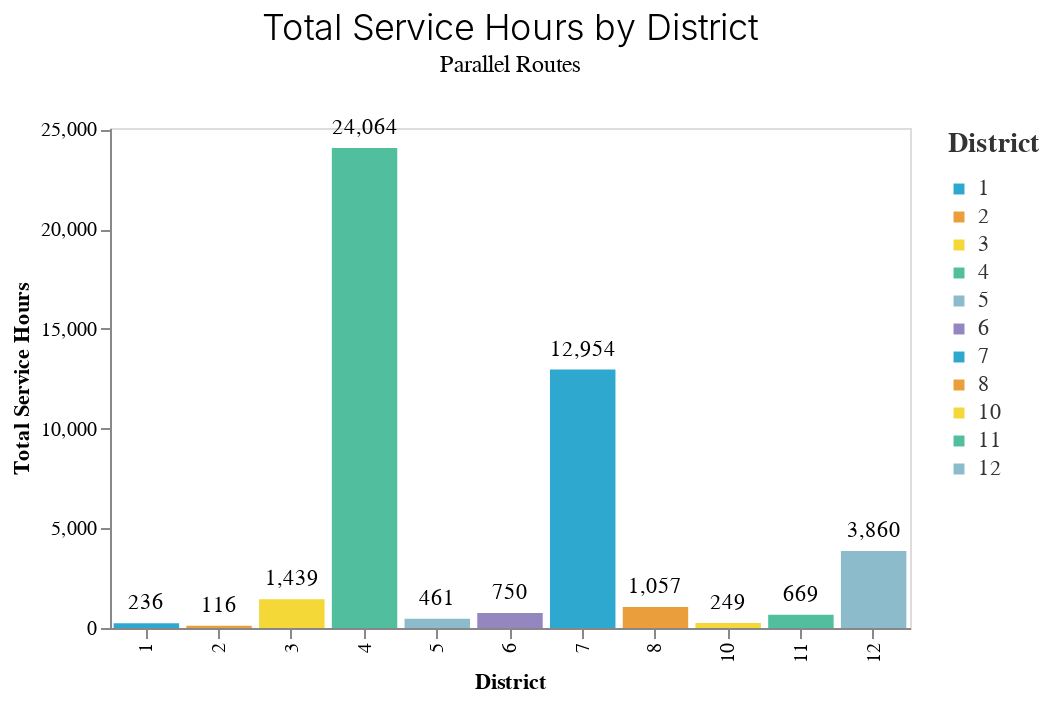
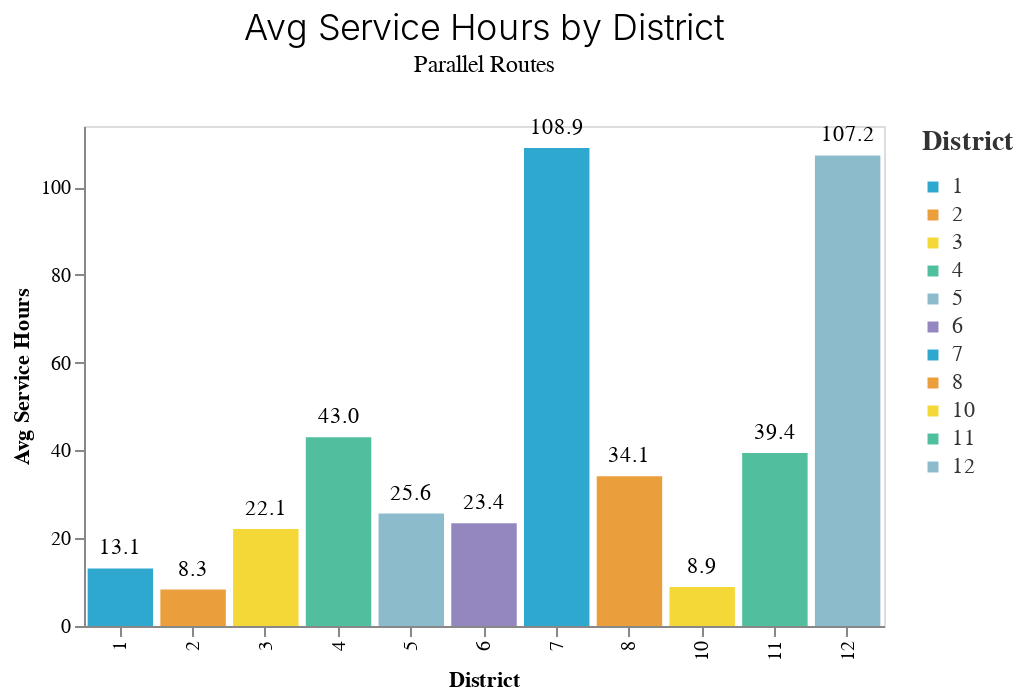

Notebook source saved alongside these figures, in order:
### Code cell
metrics = [
    "total_service_hours", 
    "avg_service_hours"
]

for m in metrics:
    make_bar(by_district, m)

### Figure 1 — Vega-Lite specification as saved in the notebook (floating-point values rounded to 4 significant figures)
{"config": {"view": {"continuousWidth": 400, "continuousHeight": 300}, "axis": {"grid": false}, "axisBand": {"grid": false}, "background": "white", "font": "Raleway", "header": {"labelFont": "Nunito Sans", "titleFont": "Raleway"}, "legend": {"labelColor": "#333", "labelFont": "Nunito Sans", "labelFontSize": 11, "labelLimit": 0, "padding": 1, "symbolSize": 30, "symbolType": "square", "titleColor": "#333", "titleFont": "Raleway", "titleFontSize": 14, "titlePadding": 10}, "title": {"anchor": "middle", "font": "Raleway", "fontSize": 18, "fontWeight": 300, "offset": 20}}, "layer": [{"mark": "bar", "encoding": {"color": {"field": "District", "scale": {"range": ["#2EA8CE", "#EB9F3C", "#F4D837", "#51BF9D", "#8CBCCB", "#9487C0"]}, "type": "nominal"}, "x": {"field": "District", "title": "District", "type": "nominal"}, "y": {"field": "total_service_hours", "scale": {"domain": [0, 25064]}, "title": "Total Service Hours", "type": "quantitative"}}}, {"mark": {"type": "text", "align": "center", "baseline": "bottom", "color": "black", "dy": -5}, "encoding": {"color": {"value": "black"}, "text": {"field": "total_service_hours", "format": ",.0f", "type": "quantitative"}, "x": {"field": "District", "title": "District", "type": "nominal"}, "y": {"field": "total_service_hours", "scale": {"domain": [0, 25064]}, "title": "Total Service Hours", "type": "quantitative"}}}], "data": {"name": "data-34af233611bb34084ce4b15c00956670"}, "height": 250, "title": {"text": "Total Service Hours by District", "subtitle": "Parallel Routes"}, "width": 400, "$schema": "https://vega.github.io/schema/vega-lite/v4.17.0.json", "datasets": {"data-34af233611bb34084ce4b15c00956670": [{"District": 1.0, "total_service_hours": 236, "unique_route": 18, "pct_total_service_hours": 0.5, "pct_unique_route": 1.9, "avg_service_hours": 13.1}, {"District": 2.0, "total_service_hours": 116, "unique_route": 14, "pct_total_service_hours": 0.3, "pct_unique_route": 1.5, "avg_service_hours": 8.3}, {"District": 3.0, "total_service_hours": 1439, "unique_route": 65, "pct_total_service_hours": 3.1, "pct_unique_route": 6.9, "avg_service_hours": 22.1}, {"District": 4.0, "total_service_hours": 24064, "unique_route": 559, "pct_total_service_hours": 52.5, "pct_unique_route": 59.7, "avg_service_hours": 43.0}, {"District": 5.0, "total_service_hours": 461, "unique_route": 18, "pct_total_service_hours": 1.0, "pct_unique_route": 1.9, "avg_service_hours": 25.6}, {"District": 6.0, "total_service_hours": 750, "unique_route": 32, "pct_total_service_hours": 1.6, "pct_unique_route": 3.4, "avg_service_hours": 23.4}, {"District": 7.0, "total_service_hours": 12954, "unique_route": 119, "pct_total_service_hours": 28.2, "pct_unique_route": 12.7, "avg_service_hours": 108.9}, {"District": 8.0, "total_service_hours": 1057, "unique_route": 31, "pct_total_service_hours": 2.3, "pct_unique_route": 3.3, "avg_service_hours": 34.1}, {"District": 10.0, "total_service_hours": 249, "unique_route": 28, "pct_total_service_hours": 0.5, "pct_unique_route": 3.0, "avg_service_hours": 8.9}, {"District": 11.0, "total_service_hours": 669, "unique_route": 17, "pct_total_service_hours": 1.5, "pct_unique_route": 1.8, "avg_service_hours": 39.4}, {"District": 12.0, "total_service_hours": 3860, "unique_route": 36, "pct_total_service_hours": 8.4, "pct_unique_route": 3.8, "avg_service_hours": 107.2}]}}

### Figure 2 — Vega-Lite specification as saved in the notebook (floating-point values rounded to 4 significant figures)
{"config": {"view": {"continuousWidth": 400, "continuousHeight": 300}, "axis": {"grid": false}, "axisBand": {"grid": false}, "background": "white", "font": "Raleway", "header": {"labelFont": "Nunito Sans", "titleFont": "Raleway"}, "legend": {"labelColor": "#333", "labelFont": "Nunito Sans", "labelFontSize": 11, "labelLimit": 0, "padding": 1, "symbolSize": 30, "symbolType": "square", "titleColor": "#333", "titleFont": "Raleway", "titleFontSize": 14, "titlePadding": 10}, "title": {"anchor": "middle", "font": "Raleway", "fontSize": 18, "fontWeight": 300, "offset": 20}}, "layer": [{"mark": "bar", "encoding": {"color": {"field": "District", "scale": {"range": ["#2EA8CE", "#EB9F3C", "#F4D837", "#51BF9D", "#8CBCCB", "#9487C0"]}, "type": "nominal"}, "x": {"field": "District", "title": "District", "type": "nominal"}, "y": {"field": "avg_service_hours", "scale": {"domain": [0, 113.9]}, "title": "Avg Service Hours", "type": "quantitative"}}}, {"mark": {"type": "text", "align": "center", "baseline": "bottom", "color": "black", "dy": -5}, "encoding": {"color": {"value": "black"}, "text": {"field": "avg_service_hours", "format": ",.1f", "type": "quantitative"}, "x": {"field": "District", "title": "District", "type": "nominal"}, "y": {"field": "avg_service_hours", "scale": {"domain": [0, 113.9]}, "title": "Avg Service Hours", "type": "quantitative"}}}], "data": {"name": "data-34af233611bb34084ce4b15c00956670"}, "height": 250, "title": {"text": "Avg Service Hours by District", "subtitle": "Parallel Routes"}, "width": 400, "$schema": "https://vega.github.io/schema/vega-lite/v4.17.0.json", "datasets": {"data-34af233611bb34084ce4b15c00956670": [{"District": 1.0, "total_service_hours": 236, "unique_route": 18, "pct_total_service_hours": 0.5, "pct_unique_route": 1.9, "avg_service_hours": 13.1}, {"District": 2.0, "total_service_hours": 116, "unique_route": 14, "pct_total_service_hours": 0.3, "pct_unique_route": 1.5, "avg_service_hours": 8.3}, {"District": 3.0, "total_service_hours": 1439, "unique_route": 65, "pct_total_service_hours": 3.1, "pct_unique_route": 6.9, "avg_service_hours": 22.1}, {"District": 4.0, "total_service_hours": 24064, "unique_route": 559, "pct_total_service_hours": 52.5, "pct_unique_route": 59.7, "avg_service_hours": 43.0}, {"District": 5.0, "total_service_hours": 461, "unique_route": 18, "pct_total_service_hours": 1.0, "pct_unique_route": 1.9, "avg_service_hours": 25.6}, {"District": 6.0, "total_service_hours": 750, "unique_route": 32, "pct_total_service_hours": 1.6, "pct_unique_route": 3.4, "avg_service_hours": 23.4}, {"District": 7.0, "total_service_hours": 12954, "unique_route": 119, "pct_total_service_hours": 28.2, "pct_unique_route": 12.7, "avg_service_hours": 108.9}, {"District": 8.0, "total_service_hours": 1057, "unique_route": 31, "pct_total_service_hours": 2.3, "pct_unique_route": 3.3, "avg_service_hours": 34.1}, {"District": 10.0, "total_service_hours": 249, "unique_route": 28, "pct_total_service_hours": 0.5, "pct_unique_route": 3.0, "avg_service_hours": 8.9}, {"District": 11.0, "total_service_hours": 669, "unique_route": 17, "pct_total_service_hours": 1.5, "pct_unique_route": 1.8, "avg_service_hours": 39.4}, {"District": 12.0, "total_service_hours": 3860, "unique_route": 36, "pct_total_service_hours": 8.4, "pct_unique_route": 3.8, "avg_service_hours": 107.2}]}}
